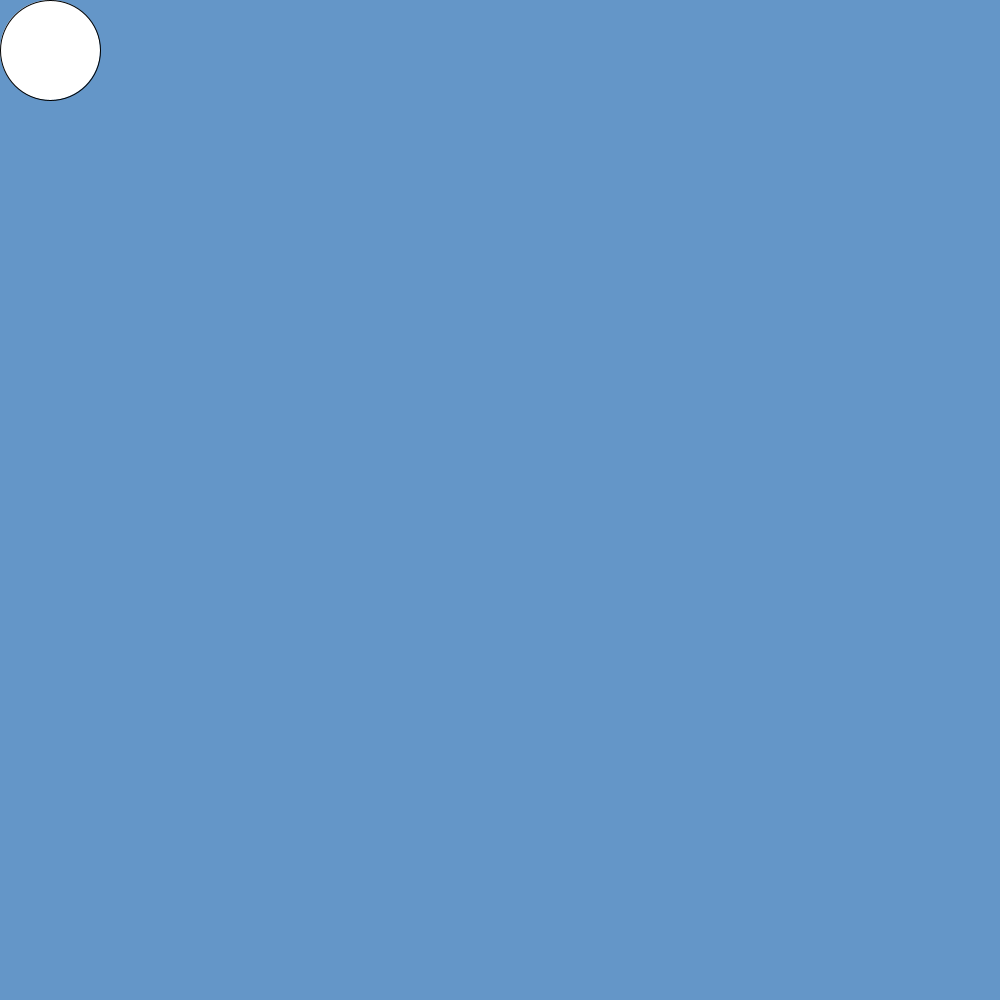
Frame 1 (no input)
Frame 60 (the mouse pressed at the canvas centre just before this capture): identical to frame 1, image omitted
Frame 120 (the mouse held since frame 60 and released just before this capture): identical to frame 1, image omitted

The Processing sketch that drew this single still picture (run headless with seeded random() and noise(); from frame 60 on, the mouse is pressed at the canvas centre):

// Processing sketch: slippery_dot
// ── slippery_dot.pde
 // 1. Create three integer variables to represent the x, y, and the size of the ellipse
  int x = 50;
  int y = 50;
  int si = 100;
 
    void setup() {
      // 2. Set the size of your sketch
    size(1000,1000);
    }
    
    void draw() {
      // 3. Set the background color of your sketch
      background(100,150,200);
      // 4. Draw an ellipse. Make sure it fits in the window.
      // Use the variables created at the top of the sketch, 
      // for the location and size of your ellipse
    ellipse(x,y,si,si);
    }
    
    void mousePressed() {
      //5. Create an integer variable called distance
       int distance = getDistance(x, y, mouseX,mouseY);
      //6. Set the value of the distance variable to the value returned by the getDistance method
      //   Pass the mouse's x and y (mouseX and mouseY) and the x and y of your ellipse to the method.
        
          
      //7.  Use an if statement to check if the distance variable is < the radius of the ellipse
      //    If it is, set a new x and y for the ellipse, using a random location on the window
      //    Hint: Use the Processing random() function
       if(distance < 100 )
       { 
        x = (int)random (0, 1001);
        y = (int)random (0,1001);
       }
    }
    
    int getDistance(int x1, int y1, int x2, int y2) {
      return (int)Math.sqrt(Math.pow((x1-x2),2) + Math.pow((y1-y2),2));
    }
